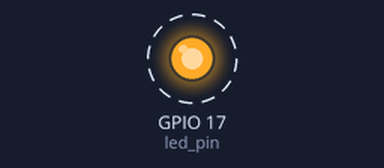
The program below on a simulated Raspberry Pi (BCM pin numbers). On the bench: output pins drawn as LEDs (lit = HIGH). Dashed ring = blinking.

Above: at 0.5 s.
Timing chart, 0 to 4.6 s (numbered marks = the images above):
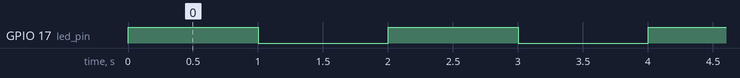

The program:

starter.py
```python
# Εισαγωγή των απαραίτητων βιβλιοθηκών για τον έλεγχο των pin και την καθυστέρηση
import RPi.GPIO as GPIO
import time

# Ορισμός του συστήματος αρίθμησης των pins σε BCM
GPIO.setmode(GPIO.BCM)

# Το pin 11 αντιστοιχεί στο GPIO 17
led_pin = 17

# Ρύθμιση του pin ως OUTPUT
GPIO.setup(led_pin, GPIO.OUT)

try:
    # Βρόχος για το αναβόσβημα του LED επ' άπειρον
    while True:
        # Ενεργοποίηση του LED (HIGH)
        GPIO.output(led_pin, GPIO.HIGH)
        # Αναμονή για 1 δευτερόλεπτο
        time.sleep(1.0)

        # Απενεργοποίηση του LED (LOW)
        GPIO.output(led_pin, GPIO.LOW)
        # Αναμονή για 1 δευτερόλεπτο
        time.sleep(1.0)
except KeyboardInterrupt:
    # Καθαρισμός των GPIO καταστάσεων κατά την έξοδο με Ctrl+C
    GPIO.cleanup()
```

Measured:
- by itself, GPIO 17 (led_pin): alternates HIGH for 1.0 s and LOW for 1.0 s
